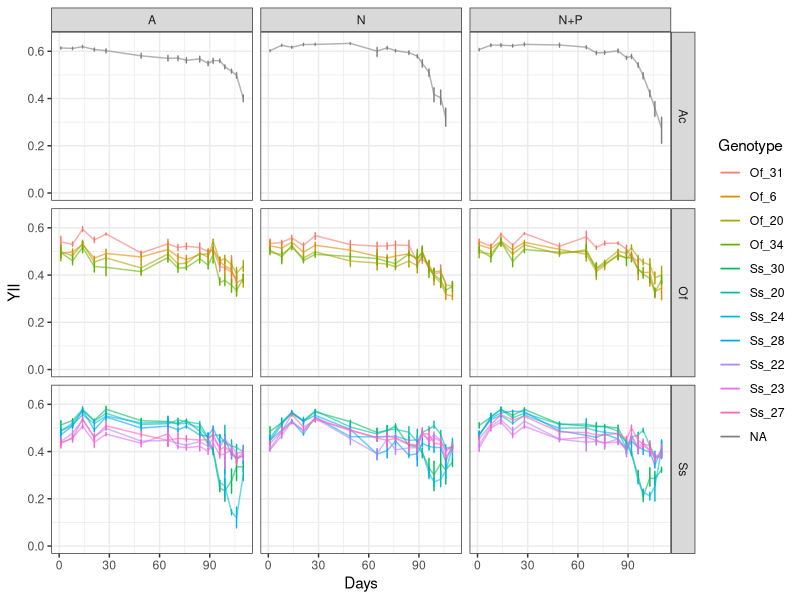
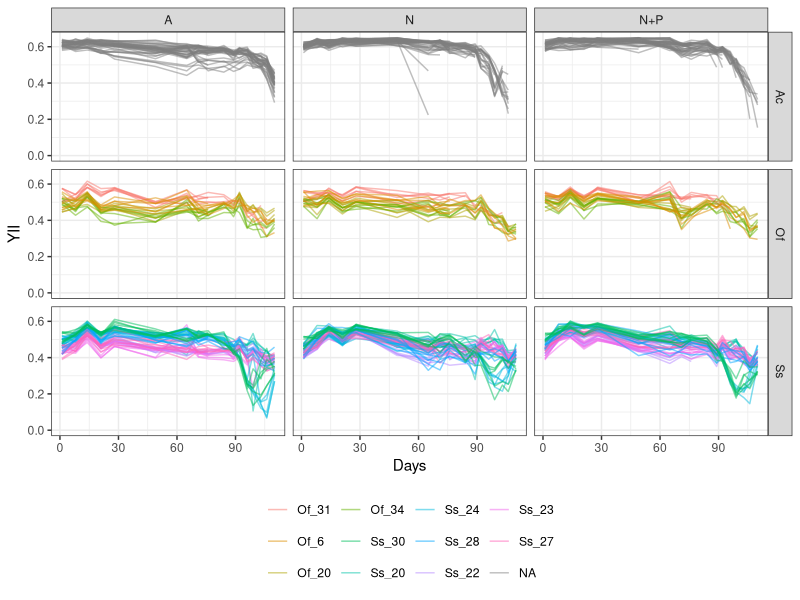
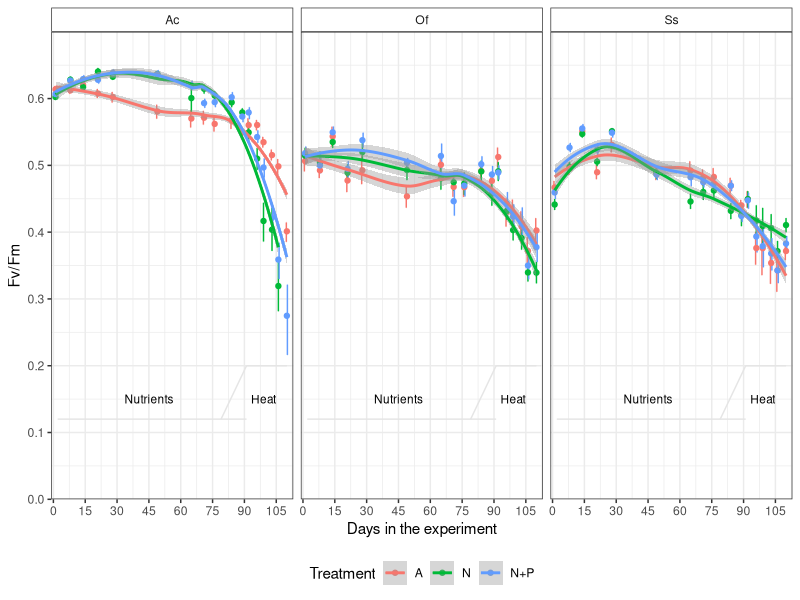
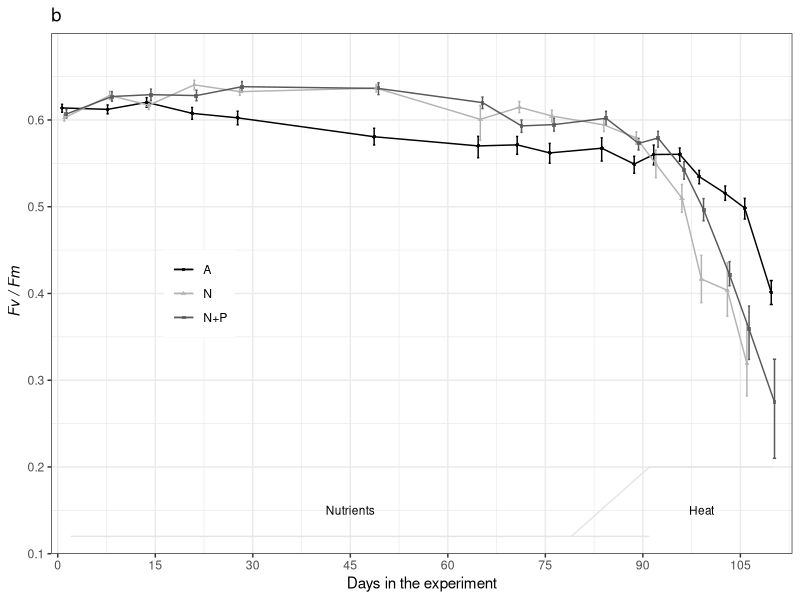
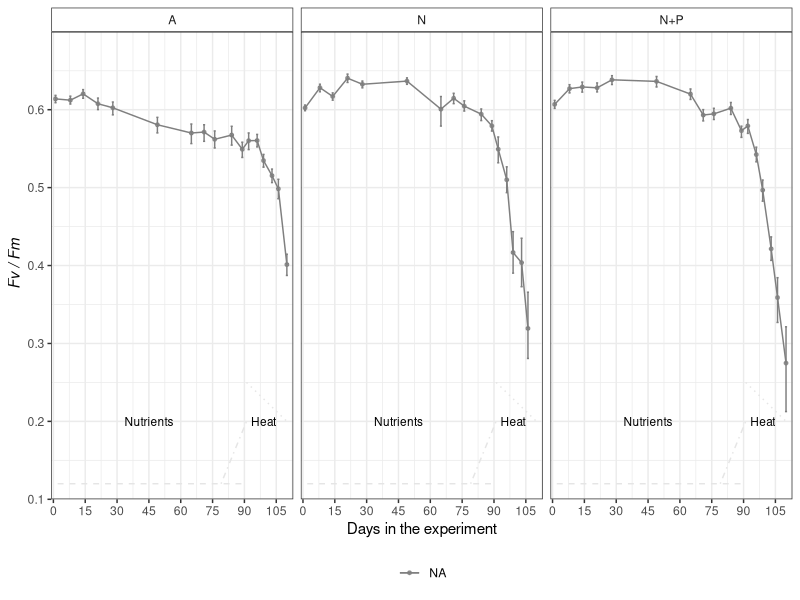
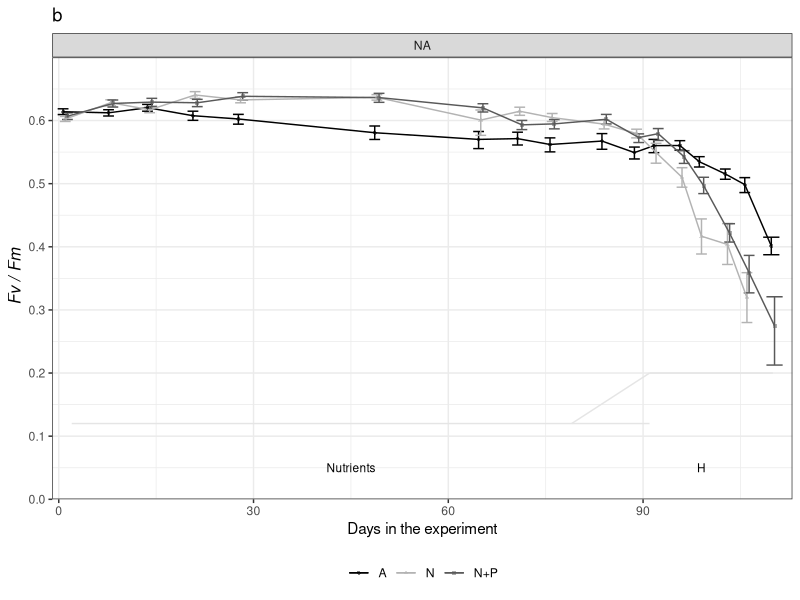

These charts were generated, in order, by the following R code: (Note: this script raises an error after producing the figures.)
## ---- chunk 1
knitr::opts_chunk$set(echo = TRUE, warning=FALSE, message=FALSE, fig.width=7, fig.height=7)
## ---- chunk 2

# Load libraries and sources required to run the script
    library(tidyverse)
    library(ggthemes)
    library(lmerTest)
    library(emmeans)
    library(multcomp)
    library(effects)

# Default ggplot settings

    Fill.colour<-scale_colour_manual(values = c("black", "gray70", "gray35"))

    ggthe_bw<-theme(plot.background=element_blank(),
          panel.grid.major.y = element_blank(),
          panel.grid.major.x = element_blank(),
          panel.grid.minor.x = element_blank(),
          panel.grid.minor.y = element_blank(),
          legend.box.background = element_rect(),
          panel.background =element_rect(fill = NA, color = "black")
          )+
    theme_bw()
## ---- chunk 3
# Acer
    YII.Acer<-read.csv("YII_Data/YII_Nutrients_Acer.csv", header = T)
      YII.Acer$Fragment<-as.character(YII.Acer$Fragment)  # Fragment ID to character
      YII.Acer<-subset(YII.Acer, Colony!="F")
      YII.Acer<-subset(YII.Acer , Treatment!="Dead")
      YII.Acer$Spp<-"Ac"
    ## Genotype information
      MOTE<-read.csv("Genotypes_mote.csv", header = TRUE)
      YII.Acer<-merge(YII.Acer, MOTE, by="Colony", all.x=TRUE)

# Ofav    
    YII.Ofav<-read.csv("YII_Data/YII_Nutrients_Ofav.csv")
      YII.Ofav$Fragment<-as.character(YII.Ofav$Fragment) 
      YII.Ofav$Colony<-factor(as.character(YII.Ofav$Colony), 
                            levels=c("31","6","20","34"))  # D dominance order
      YII.Ofav$Genotype<-paste("Of", YII.Ofav$Colony, sep = "_")
      YII.Ofav$Spp<-"Of"

            
# Ssid      
    YII.Ssid<-read.csv("YII_Data/YII_Nutrients_Ssid.csv")
      YII.Ssid$Colony<-factor(as.character(YII.Ssid$Colony), 
                                 levels=c("30","20","24","28","22","23","27") )  # D dominance order
      YII.Ssid$Genotype<-paste("Ss", YII.Ssid$Colony, sep = "_")
      YII.Ssid$Spp<-"Ss"
      
# Pool all species the data
      YII.data<-dplyr::bind_rows(list(YII.Acer,YII.Ofav,YII.Ssid))
      YII.data<-YII.data[,-1]
      summary(YII.data)
      
# Organize data type
      YII.data$Date<-as.Date(YII.data$Date, "%m/%d/%y")
      YII.data$Days<-(as.numeric(YII.data$Date) -17485)
      
      YII.data$Spp <- as.factor(YII.data$Spp)
      YII.data$Treatment[YII.data$Treatment == "Control"] <- "A"
      YII.data$Treatment[YII.data$Treatment == "NP"] <- "N+P"
      YII.data$Treatment <- as.factor(YII.data$Treatment)
      YII.data$Genotype<-factor(as.character(YII.data$Genotype), 
                             levels=c("G_48", "G_62","G_31", 
                                      "G_08","G_07", "G_50", 
                             "Of_31","Of_6","Of_20","Of_34", 
                             "Ss_30","Ss_20","Ss_24",
                             "Ss_28","Ss_22","Ss_23","Ss_27"))  # D dominance order
      YII.data$Fragment <- paste(YII.data$Spp, YII.data$Fragment, sep = "_")
      YII.data$SampleID <- paste(YII.data$Fragment, YII.data$Time, sep = "_")
      
# Check the data
      str(YII.data)
      summary(YII.data)
      # YII.data<-YII.data[order(
      #   YII.data$Spp, YII.data$Treatment, YII.data$Replicate,
      #   YII.data$Fragment, YII.data$Date),]
      YII.data<-YII.data[order(
        YII.data$Spp, YII.data$Date, YII.data$Treatment, YII.data$Replicate,
        YII.data$Fragment),]
      #write.csv(YII.data, "Outputs/All_YII_data.csv", row.names = F)
    
    # Remove baseline values
      YII.data<-subset(YII.data, Days>-1)
    # Remove recovery values
      YII.data<-subset(YII.data, Days<112)
      # write.csv(YII.data, "Outputs/Experiment_YII_data.csv", row.names = F)  
    # YII.Wide<- reshape(YII.data, idvar = "Fragment", timevar = "Days", direction = "wide")
      
      Spp.fragments<-YII.data %>% 
        group_by(Spp, Genotype, Treatment, Replicate) %>% count(Fragment)
      Spp.fragments
      #write.csv(Spp.fragments, "Meassurments_perFragments.csv", row.names = F)

# Subset data before heat stress (Only nutrients)
      YII.nutrients<-subset(YII.data, Days<80)
## ---- chunk 4
YII_Colony<- ggplot(YII.data, aes (Days, YII, colour=Genotype)) +
        stat_summary(fun.data = "mean_cl_boot",geom = "errorbar", width = 0.5)+
        stat_summary(fun.y=mean, geom="line", alpha=0.6) +   theme_bw()
      YII_Colony + ylim(0.0, 0.65) + facet_grid (Spp~Treatment)
      
YII_Frag_Gen<- ggplot(YII.data, aes (Days, YII, colour=Genotype, group=Fragment)) +
        stat_summary(fun.y=mean, geom="line", alpha=0.5) +  
        theme_bw() + theme(legend.position = "bottom",
                           legend.title = element_blank())
      YII_Frag_Gen + ylim(0.0, 0.65) + facet_grid (Spp~Treatment)
## ---- chunk 5
YII_Treat<- ggplot(YII.data, aes (Days, YII, colour=Treatment)) +
        stat_summary(fun.data = "mean_cl_boot",geom = "errorbar", width = 0.2, position = position_dodge(1) )+ ggthe_bw+
        stat_summary(fun.y=mean, geom="point")  +
        theme(legend.position="bottom",
              strip.background = element_rect(fill="white"))+
        scale_y_continuous(limits = c(0, 0.7),
                           breaks = seq(0, 0.6, 0.1),  
                           expand = c(0, 0),
                           name=("Fv/Fm")) +
        scale_x_continuous(name="Days in the experiment",
                           limits = c(-1,113),
                           breaks = seq(0, 113, 15),  
                           expand = c(0, 0))+
        annotate("segment", x = 2, xend = 91, y = 0.12, yend = 0.12,
                  colour = "gray90", linetype=1)+
        annotate("segment", x = 79, xend = 91, y = 0.12, yend = 0.20,
                  colour = "gray90", linetype=1)+
        annotate("segment", x = 91, xend = 110, y = 0.20, yend = 0.20,
                  colour = "gray90", linetype=1)+
        annotate("text", x = 45, y = 0.15, label = "Nutrients", size=3)+
        annotate("text", x = 99, y = 0.15, label = "Heat", size=3)
YII_Treat + facet_grid (~Spp) + geom_smooth()

## ---- chunk 6
YII_Treat_BW<- ggplot(data=subset(YII.data, Spp=="Ac"), aes (Days, YII, colour=factor(Treatment), shape=factor(Treatment))) + ggtitle("b") +
        ggthe_bw + Fill.colour+
        stat_summary(fun.data = "mean_cl_boot",geom = "errorbar", width = 1,
                     position = position_dodge(1) )+
        stat_summary(fun.y=mean, geom="line", position = position_dodge(1), 
                     linetype=1, alpha=1) + 
         stat_summary(fun.y=mean, geom="point", size =1,
                   position=position_dodge(width=1), alpha=0.8)  +
        theme(legend.position=c(0.2, 0.5),
        legend.title = element_blank(), 
        strip.background =element_rect(fill=NA)) + # geom_smooth()+
      
    scale_y_continuous(limits = c(0.1, 0.7),
                           breaks = seq(0.1, 0.6, 0.1),  
                           expand = c(0, 0),
                           name=expression(~italic("Fv / Fm"))) +
        scale_x_continuous(name="Days in the experiment",
                           limits = c(-1,113),
                           breaks = seq(0, 113, 15),  
                           expand = c(0, 0))+
        annotate("segment", x = 2, xend = 91, y = 0.12, yend = 0.12,
                  colour = "gray90", linetype=1)+
        annotate("segment", x = 79, xend = 91, y = 0.12, yend = 0.20,
                  colour = "gray90", linetype=1)+
        annotate("segment", x = 91, xend = 110, y = 0.20, yend = 0.20,
                  colour = "gray90", linetype=1)
        
      
      Figure3<-YII_Treat_BW + #facet_grid (Spp~.)+
        annotate("text", x = 45, y = 0.15, label = "Nutrients", size=3)+
        annotate("text", x = 99, y = 0.15, label = "Heat", size=3)
Figure3
#ggsave(file="Outputs/Fig_3b_Acer_YII_Treat.svg", plot=Figure3, width=3.5, height=3)
## ---- chunk 7
YII_Treat_BW<- ggplot(data=subset(YII.data, Spp=="Ac"), aes (Days, YII, colour=factor(Genotype))) +
        ggthe_bw + 
  stat_summary(fun.data = "mean_cl_boot",geom = "errorbar", width = 1,
                     position = position_dodge(1) )+
  stat_summary(fun.y=mean, geom="line", position = position_dodge(1), linetype=1, alpha=1) + 
  stat_summary(fun.y=mean, geom="point", size =1,
                   position=position_dodge(width=1), alpha=0.8)  +
  theme(legend.position="bottom", 
              legend.title = element_blank(),
              strip.background = element_rect(fill="white"))+
  scale_y_continuous(limits = c(0.1, 0.7),
                           breaks = seq(0.1, 0.6, 0.1),  
                           expand = c(0, 0),
                           name=expression(~italic("Fv / Fm"))) +
  scale_x_continuous(name="Days in the experiment",
                           limits = c(-1,113),
                           breaks = seq(0, 113, 15),  
                           expand = c(0, 0))+
  annotate("segment", x = 2, xend = 91, y = 0.12, yend = 0.12,
                  colour = "gray90", linetype=2)+
  annotate("segment", x = 79, xend = 91, y = 0.12, yend = 0.20,
                  colour = "gray90", linetype=4)+
  annotate("segment", x = 91, xend = 110, y = 0.25, yend = 0.20,
                  colour = "gray90", linetype=3)
        
      
   Figure3<-YII_Treat_BW + facet_grid (~Treatment)+
        annotate("text", x = 45, y = 0.2, label = "Nutrients", size=3)+
        annotate("text", x = 99, y = 0.2, label = "Heat", size=3)
Figure3
## ---- chunk 8

Figure3_genotype<-YII_Treat_BW<- ggplot(data=subset(YII.data, Spp=="Ac"), aes (Days, YII, colour=factor(Treatment), shape=factor(Treatment))) +
        ggthe_bw + Fill.colour+
        stat_summary(fun.data = "mean_cl_boot",geom = "errorbar", width = 5,
                     position = position_dodge(1) )+
        stat_summary(fun.y=mean, geom="line", position = position_dodge(1), 
                     linetype=1, alpha=1) + 
         stat_summary(fun.y=mean, geom="point", size =1,
                   position=position_dodge(width=1), alpha=0.5)  +
        theme(axis.title.y=element_text(size=12), 
          legend.position="bottom",
          legend.title = element_blank()) + ggtitle("b") +
      
    scale_y_continuous(limits = c(0.0, 0.7),
                           breaks = seq(0.0, 0.6, 0.1),  
                           expand = c(0, 0),
                           name=expression(~italic("Fv / Fm"))) +
        scale_x_continuous(name="Days in the experiment",
                           limits = c(-1,113),
                           breaks = seq(0, 113, 30),  
                           expand = c(0, 0))+
        annotate("segment", x = 2, xend = 91, y = 0.12, yend = 0.12,
                  colour = "gray90", linetype=1)+
        annotate("segment", x = 79, xend = 91, y = 0.12, yend = 0.20,
                  colour = "gray90", linetype=1)+
        annotate("segment", x = 91, xend = 110, y = 0.20, yend = 0.20,
                  colour = "gray90", linetype=1)+
        annotate("text", x = 45, y = 0.05, label = "Nutrients", size=3)+
        annotate("text", x = 99, y = 0.05, label = "H", size=3) +
  facet_grid(~Genotype)
Figure3_genotype
  
#ggsave(file="Outputs/S2b_YII_Treat_Colo.svg", plot=Figure3_genotype, width=6.0, height=3.5)
## ---- chunk 9
#Time as a factor, not as int
      str(YII.data)
      YII.data$DaysF<-as.factor(YII.data$Days)

# All spp together
      LME1<-lmer(YII ~ Treatment * DaysF * Spp + (1|Genotype),
                REML=TRUE, data=YII.data, na.action=na.omit)
       lmerTest::step (LME1)
       drop1(LME1, test = "Chisq")
       summary(LME1)
       # plot(Effect(c("Treatment","Spp","DaysF"), LME1), x.var="DaysF", multiline=T, ci.style="bars",
       #    ylab="Fv/Fm", xlab="Days in the experiment")
    
      # EMMs
      All.YII.emm<-emmeans(LME1, ~Treatment * DaysF* Spp)
      emmip(LME1, ~DaysF|Treatment|Spp, CIs = TRUE) + theme_bw() + facet_grid(Spp~Treatment)
  # Spp responded differently, do separate analysis for each one
## ---- chunk 10
  LME_Acer<-lmerTest::lmer(YII ~ Treatment * DaysF + 
                             (1|Genotype) + (1|Replicate) +  (1|Fragment), 
                              data=subset(YII.data, Spp=="Ac"), na.action=na.omit)
      summary(LME_Acer)
      
      Step.LME_Acer<-step (LME_Acer)
      anova(LME_Acer)
      ranova(LME_Acer)
      # Drop (1|Replicate)
      final_fm <- get_model(Step.LME_Acer)
      summary(final_fm)
      
  LME_Acer1<-lmerTest::lmer(YII ~ Treatment * DaysF + 
                             (1|Genotype/Fragment), 
                              data=subset(YII.data, Spp=="Ac"), na.action=na.omit)
      
  ranova(LME_Acer1)
  
  LME_Acer2<-lmerTest::lmer(YII ~ Treatment * DaysF + 
                             (1|Genotype) +  (1|Fragment), 
                              data=subset(YII.data, Spp=="Ac"), na.action=na.omit)
  ranova(LME_Acer2)    
  
  anova(LME_Acer1, LME_Acer2)
      
      # EMMs
      Acer.YII.emm<-emmeans(LME_Acer1, ~Treatment * DaysF)
      # contrast(Acer.YII.emm, "tukey")
      
      # Effect plot options
      emmip(LME_Acer, ~DaysF|Treatment, CIs = TRUE) + theme_bw() # interaction plot of predictions
      
      # Pairwise comparisons
      #pairs(Acer.YII.emm) # same than contrast(Acer.YII.emm, "tukey")
      
      #plot(emmeans(LME_Acer, ~DaysF|Treatment), comparisons = TRUE) +
      #  coord_flip(xlim = NULL, ylim = NULL, expand = TRUE) + facet_wrap(~Treatment) +
      #  theme_gdocs() # Tukey comparison (do not trust CI to compare EMMs)
      
      Acer.YII_groups<-cld(Acer.YII.emm, by=NULL) # compact-letter display
      Acer.YII_groups<-Acer.YII_groups[order(Acer.YII_groups$Day,Acer.YII_groups$Treatment),]
      Acer.YII_groups
      write.csv(Acer.YII_groups, "Outputs/Multicomp_AcerYII.csv", row.names = F)
## ---- chunk 11
###### 
      # Ofav 
      LME_Ofav<-lmer(YII ~ Treatment * DaysF + (1|Genotype) + (1|Fragment) +(1|Replicate), 
                     data=subset(YII.data, Spp=="Of"), na.action=na.omit)
      lmerTest::step (LME_Ofav) # Replicate is not significant
      
      LME_Ofav1<-lmer(YII ~ Treatment * DaysF + (1|Genotype/Fragment), 
                     data=subset(YII.data, Spp=="Of"), na.action=na.omit)
      
      LME_Ofav2<-lmer(YII ~ Treatment * DaysF + (1|Genotype) +(1|Fragment), 
                     data=subset(YII.data, Spp=="Of"), na.action=na.omit)
      
      anova(LME_Ofav1, LME_Ofav2)
      step(LME_Ofav2)
      
      # EMMs
      Ofav.YII.emm<-emmeans(LME_Ofav1, ~Treatment * DaysF)
      # contrast(Ofav.YII.emm, "tukey")
      
      # Effect plot options
      emmip(LME_Ofav2, ~DaysF|Treatment, CIs = TRUE) + theme_gdocs() # interaction plot of predictions
      
      # Pairwise comparisons
      #pairs(Ofav.YII.emm) # same than contrast(Acer.YII.emm, "tukey")
      
      # Pairwise comparisons
      plot(emmeans(LME_Ofav1, ~DaysF|Treatment), comparisons = TRUE) +
        coord_flip(xlim = NULL, ylim = NULL, expand = TRUE) +
        facet_wrap(~Treatment) +
        theme_bw() # Tukey comparison (do not trust CI to compare EMMs)
      
      Ofav.YII_groups<-cld(Ofav.YII.emm, by=NULL) # compact-letter display
      Ofav.YII_groups<-Ofav.YII_groups[order(Ofav.YII_groups$Day,Ofav.YII_groups$Treatment),]
      Ofav.YII_groups
      #write.csv(Ofav.YII_groups, "Outputs/Multicomp_OfavYII.csv", row.names = F)
## ---- chunk 12
LME_Ssid<-lmer(YII ~ Treatment * DaysF + (1|Genotype/Fragment) + (1|Replicate),
                     REML=TRUE, data=subset(YII.data, Spp=="Ss"),
                      na.action=na.omit)
     step (LME_Ssid) #  Replicate is not significant
      
LME_Ssid1<-lmer(YII ~ Treatment * DaysF + (1|Genotype) + (1|Fragment),
                     REML=TRUE, data=subset(YII.data, Spp=="Ss"),
                      na.action=na.omit)
      
LME_Ssid2<-lmer(YII ~ Treatment * DaysF + (1|Genotype/Fragment),
                     REML=TRUE, data=subset(YII.data, Spp=="Ss"),
                      na.action=na.omit)
anova(LME_Ssid1, LME_Ssid2)
      
      # EMMs
      Ssid.YII.emm<-emmeans(LME_Ssid2, ~Treatment * DaysF)
      # contrast(Ssid.YII.emm, "tukey")
      
      # Effect plot options
      emmip(LME_Ssid2, ~DaysF|Treatment, CIs = TRUE) + theme_gdocs() # interaction plot of predictions
      
      # Pairwise comparisons
      # pairs(Ssid.YII.emm) # same than contrast(Ssid.YII.emm, "tukey")
      
      # Tukey comparison (do not trust CI to compare EMMs)
      plot(emmeans(LME_Ssid2, ~DaysF|Treatment), comparisons = TRUE) +
        coord_flip(xlim = NULL, ylim = NULL, expand = TRUE) + facet_wrap(~Treatment) +
        theme_gdocs()
      
      Ssid.YII_groups<-cld(Ssid.YII.emm, by=NULL) # compact-letter display
      Ssid.YII_groups<-Ssid.YII_groups[order(Ssid.YII_groups$Day,Ssid.YII_groups$Treatment),]
      Ssid.YII_groups
      write.csv(Ssid.YII_groups, "Outputs/Multicomp_SsidYII.csv", row.names = F)
## ---- chunk 13
############################################################          
 ################### ONLY NUTRIENT PHASE ##################
############################################################
          
# Select data for Nutrient enrichment (26C) only
      
    # Raw YII data              
    YII_Colony<- ggplot(YII.nutrients, aes (Days, YII, colour=Genotype)) +
      stat_summary(fun.data = "mean_cl_boot",geom = "errorbar", width = 0.2 )+
      stat_summary(fun.y=mean, geom="line") + ggthe_bw
    YII_Colony + ylim(0.0, 0.65) + facet_grid (Spp~Treatment)
    
    YII_Trea<- ggplot(YII.nutrients, aes (Days, YII, colour=factor(Treatment))) +
      stat_summary(fun.data = "mean_cl_boot",geom = "errorbar",
                   position = position_dodge(width = 1), width = 0.2 )+
      stat_summary(fun.y=mean, geom="point") +
      facet_grid (~Spp) + theme_gdocs()+
      scale_x_continuous(name="Days in nutrient treatment",
                         breaks=c(seq(-30,76, by=15))) + ggthe_bw +
      ylab("Fv/Fm") + ylim(0.01, 0.65) + geom_smooth()

    YII_Trea + guides(colour=guide_legend("Treatment"))+
      theme(legend.position=c(0.15, 0.3),
            plot.background=element_blank(),
            legend.box.background = element_rect())
